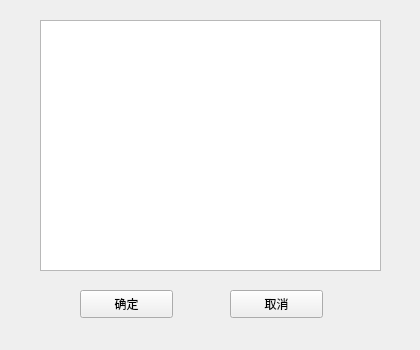
<?xml version="1.0" encoding="UTF-8"?>
<ui version="4.0">
 <class>CDlgObjs_ts_qtClass</class>
 <widget class="QWidget" name="CDlgObjs_ts_qtClass">
  <property name="geometry">
   <rect>
    <x>0</x>
    <y>0</y>
    <width>420</width>
    <height>350</height>
   </rect>
  </property>
  <property name="windowTitle">
   <string>CDlgObjs_ts_qt</string>
  </property>
  <widget class="QListWidget" name="IDC_LIST0">
   <property name="geometry">
    <rect>
     <x>40</x>
     <y>20</y>
     <width>341</width>
     <height>251</height>
    </rect>
   </property>
  </widget>
  <widget class="QPushButton" name="btnOK">
   <property name="geometry">
    <rect>
     <x>80</x>
     <y>290</y>
     <width>93</width>
     <height>28</height>
    </rect>
   </property>
   <property name="text">
    <string>确定</string>
   </property>
  </widget>
  <widget class="QPushButton" name="btnCANCEL">
   <property name="geometry">
    <rect>
     <x>230</x>
     <y>290</y>
     <width>93</width>
     <height>28</height>
    </rect>
   </property>
   <property name="text">
    <string>取消</string>
   </property>
  </widget>
 </widget>
 <layoutdefault spacing="6" margin="11"/>
 <resources/>
 <connections/>
</ui>
